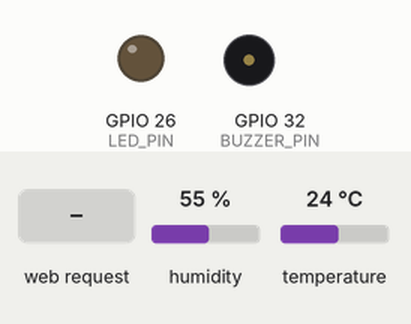
Bench run of a sketch on a simulated ESP32. Parts: output pins drawn as LEDs (lit = HIGH), buzzer (waves = sounding, pin HIGH). The test bench sets the inputs (shaded band); at power-on: humidity 55 %, temperature 24 °C. WiFi joins after 1.5 s; servers stay silent unless stated; what the sketch prints to the serial monitor is not drawn.

Above: at 3.2 s.
3.3 s: HTTP request GET / received
At 4.5 s:
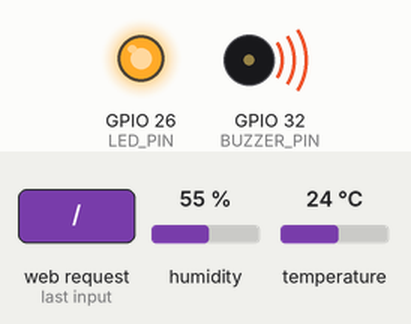
Timing chart, 0 to 6.3 s (numbered marks = the images above; inputs shaded):
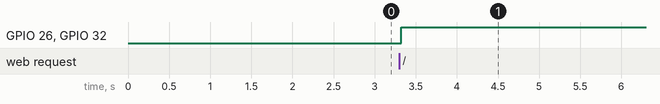

Measured:
- after the input at 3.3 s, GPIO 26 (LED_PIN), GPIO 32 (BUZZER_PIN): LOW → HIGH at once

The sketch:

Environment_Monitor.ino
```cpp
#include <WiFi.h>
#include <Adafruit_Sensor.h>
#include <DHT.h>
#include <WebServer.h>

// WiFi Credentials
const char* ssid = "nahi dungi jaa";
const char* password = "realme02";

// DHT11 Sensor
#define DHTPIN 4
#define DHTTYPE DHT11
DHT dht(DHTPIN, DHTTYPE);

// MQ-6 Gas Sensor
#define MQ6_PIN 34 // GPIO for MQ-6 Analog Output
#define GAS_THRESHOLD 500

// Flame Sensor
#define FLAME_SENSOR_PIN 35 // GPIO for Flame Sensor Analog Output
#define FLAME_THRESHOLD 300 // Define a threshold for flame detection

// Buzzer & LED
#define BUZZER_PIN 32
#define LED_PIN 26

// Web Server
WebServer server(80);

// Function to calculate gas percentage
float calculateGasPercentage(int sensorValue) {
    return (sensorValue / 1023.0) * 100.0;
}

// Function to read sensor data
void handleRoot() {
    float temperature = dht.readTemperature();
    float humidity = dht.readHumidity();
    int gasValue = analogRead(MQ6_PIN);
    float gasPercentage = calculateGasPercentage(gasValue);
    int flameValue = analogRead(FLAME_SENSOR_PIN);
    bool flameDetected = flameValue < FLAME_THRESHOLD;

    if (isnan(temperature) || isnan(humidity)) {
        server.send(500, "text/plain", "❗ Failed to read from DHT sensor!");
        return;
    }

    // Activate buzzer and LED if gas level is high or flame is detected
    if (gasValue > GAS_THRESHOLD || flameDetected) {
        digitalWrite(BUZZER_PIN, HIGH);
        digitalWrite(LED_PIN, HIGH);
    } else {
        digitalWrite(BUZZER_PIN, LOW);
        digitalWrite(LED_PIN, LOW);
    }

    // Create HTML Response
    String html = "<html><head><meta charset='UTF-8'><title>ESP32 Sensor Dashboard</title>";
    html += "<style>body { font-family: Arial, sans-serif; text-align: center; background-color: #eaf6ff; color: #333; }";
    html += "h2 { color: #007bff; } .warning { color: red; font-size: 1.4em; }";
    html += ".normal { color: green; font-size: 1.2em; }";
    html += ".card { background-color: #fff; border-radius: 8px; box-shadow: 0px 4px 8px rgba(0,0,0,0.1); margin: 20px auto; padding: 20px; width: 90%; max-width: 400px; }";
    html += "</style></head><body>";

    html += "<div class='card'>";
    html += "<h2> SenseNet </h2>";
    html += "<p>🌞 <strong>Temperature:</strong> " + String(temperature) + " °C</p>";
    html += "<p>💧 <strong>Humidity:</strong> " + String(humidity) + " %</p>";
    html += "<p>🛢 <strong>Gas Sensor Value:</strong> " + String(gasValue) + "</p>";
    html += "<p>📈 <strong>Gas Percentage:</strong> " + String(gasPercentage, 2) + " %</p>";
    html += "<p>🔥 <strong>Flame Sensor Value:</strong> " + String(flameValue) + "</p>";

    if (gasValue > GAS_THRESHOLD) {
        html += "<h3 class='warning'>⚠ High Gas Level Detected! 🚨</h3>";
    }

    if (flameDetected) {
        html += "<h3 class='warning'>🔥 Flame Detected! 🚨</h3>";
    }

    if (gasValue <= GAS_THRESHOLD && !flameDetected) {
        html += "<h3 class='normal'>✅ All Readings Normal</h3>";
    }

    html += "</div></body></html>";
    server.send(200, "text/html", html);
}

void setup() {
    Serial.begin(115200);
    dht.begin();

    pinMode(BUZZER_PIN, OUTPUT);
    pinMode(LED_PIN, OUTPUT);
    pinMode(FLAME_SENSOR_PIN, INPUT);
    digitalWrite(BUZZER_PIN, LOW);
    digitalWrite(LED_PIN, LOW);

    // WiFi Connection
    WiFi.begin(ssid, password);
    Serial.print("Connecting to WiFi...");
    while (WiFi.status() != WL_CONNECTED) {
        delay(1000);
        Serial.print(".");
    }

    Serial.println("\nWiFi Connected!");
    Serial.print("ESP32 IP Address: ");
    Serial.println(WiFi.localIP());

    // Start Web Server
    server.on("/", handleRoot);
    server.begin();
    Serial.println("HTTP server started");
}

void loop() {
    server.handleClient();
}
```
